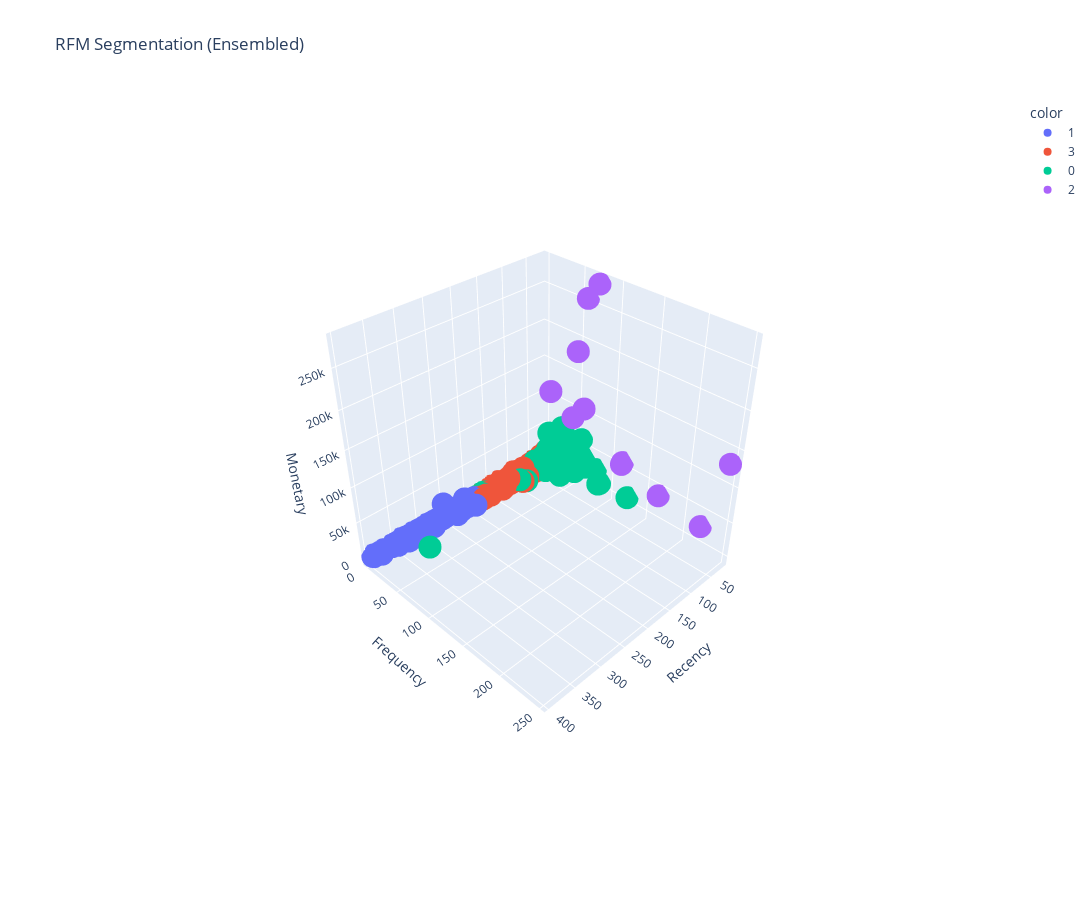

The notebook cell saved with this chart:
### Code cell
import plotly.express as px
from scipy.stats import mode

# Ensemble Clustering using Majority Voting
def majority_voting(row):
    clusters = [row['KMeans_Cluster'], row['Hierarchical_Cluster'], row['DBSCAN_Cluster'], row['GMM_Cluster']]
    return mode([c for c in clusters if c != -1], keepdims=True)[0][0]  # Ignore DBSCAN noise (-1)

RFM['Ensemble_Cluster'] = RFM.apply(majority_voting, axis=1)

# Visualize Clusters with increased image size
fig = px.scatter_3d(RFM, x='Recency', y='Frequency', z='Monetary',
                     color=RFM['Ensemble_Cluster'].astype(str),
                     title='RFM Segmentation (Ensembled)',
                     labels={'Ensemble_Cluster': 'Segment'})

# Increase the size of the 3D scatter plot
fig.update_layout(
    autosize=False,
    width=1200,  # Adjust the width as needed
    height=900   # Adjust the height as needed
)

fig.show()

### Figure 1 — Plotly figure (JSON) as saved in the notebook; plotly's stock layout.template omitted (floating-point values rounded to 4 significant figures; data arrays with more than 128 entries replaced by an {"elided": "..."} marker saying what was removed)
{"data": [{"hovertemplate": "color=1<br>Recency=%{x}<br>Frequency=%{y}<br>Monetary=%{z}<extra></extra>", "legendgroup": "1", "marker": {"color": "#636efa", "symbol": "circle"}, "mode": "markers", "name": "1", "scene": "scene", "showlegend": true, "type": "scatter3d", "x": {"elided": "949 int values"}, "y": {"elided": "949 int values"}, "z": {"elided": "949 float values"}}, {"hovertemplate": "color=3<br>Recency=%{x}<br>Frequency=%{y}<br>Monetary=%{z}<extra></extra>", "legendgroup": "3", "marker": {"color": "#EF553B", "symbol": "circle"}, "mode": "markers", "name": "3", "scene": "scene", "showlegend": true, "type": "scatter3d", "x": {"elided": "3142 int values"}, "y": {"elided": "3142 int values"}, "z": {"elided": "3142 float values"}}, {"hovertemplate": "color=0<br>Recency=%{x}<br>Frequency=%{y}<br>Monetary=%{z}<extra></extra>", "legendgroup": "0", "marker": {"color": "#00cc96", "symbol": "circle"}, "mode": "markers", "name": "0", "scene": "scene", "showlegend": true, "type": "scatter3d", "x": {"elided": "270 int values"}, "y": {"elided": "270 int values"}, "z": {"elided": "270 float values"}}, {"hovertemplate": "color=2<br>Recency=%{x}<br>Frequency=%{y}<br>Monetary=%{z}<extra></extra>", "legendgroup": "2", "marker": {"color": "#ab63fa", "symbol": "circle"}, "mode": "markers", "name": "2", "scene": "scene", "showlegend": true, "type": "scatter3d", "x": [46, 22, 24, 31, 23, 23, 22, 30, 24, 23, 22], "y": [26, 224, 118, 66, 77, 248, 118, 55, 46, 169, 62], "z": [123700.0, 29070.0, 57390.0, 113400.0, 279500.0, 132600.0, 59420.0, 187500.0, 88130.0, 40340.0, 256400.0]}], "layout": {"autosize": false, "height": 900, "legend": {"title": {"text": "color"}, "tracegroupgap": 0}, "scene": {"aspectmode": "auto", "aspectratio": {"x": 1, "y": 1, "z": 1}, "camera": {"center": {"x": 0, "y": 0, "z": 0}, "eye": {"x": 1.79, "y": 1.79, "z": 1.79}, "projection": {"type": "perspective"}, "up": {"x": 0, "y": 0, "z": 1}}, "domain": {"x": [0, 1], "y": [0, 1]}, "xaxis": {"title": {"text": "Recency"}, "type": "linear"}, "yaxis": {"title": {"text": "Frequency"}, "type": "linear"}, "zaxis": {"title": {"text": "Monetary"}, "type": "linear"}}, "title": {"text": "RFM Segmentation (Ensembled)"}, "width": 1200}}
